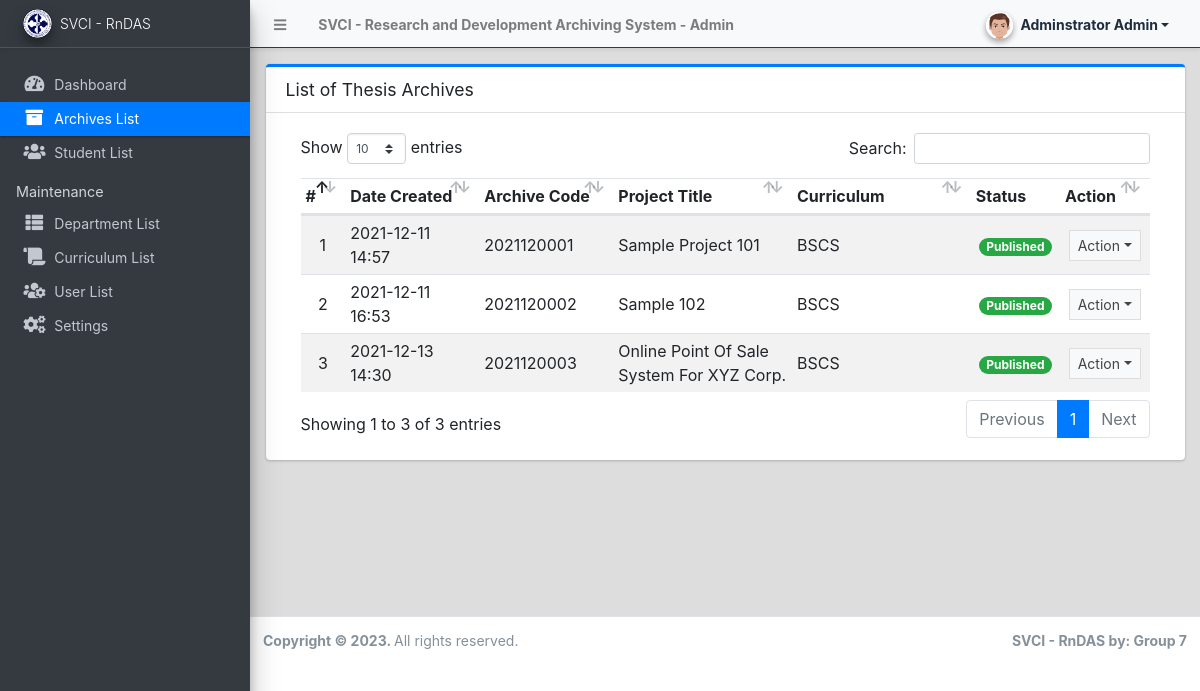
The app's page /admin/?page=archives (signed in) with its own data.
### tables this page shows
CREATE TABLE `archive_list` (
  `id` int(30) NOT NULL,
  `archive_code` varchar(100) NOT NULL,
  `curriculum_id` int(30) NOT NULL,
  `year` year(4) NOT NULL,
  `title` text NOT NULL,
  `abstract` text NOT NULL,
  `members` text NOT NULL,
  `banner_path` text NOT NULL,
  `document_path` text NOT NULL,
  `status` tinyint(1) NOT NULL DEFAULT 0,
  `student_id` int(30) DEFAULT NULL,
  `date_created` datetime NOT NULL DEFAULT current_timestamp(),
  `date_updated` datetime DEFAULT NULL ON UPDATE current_timestamp()
);

### admin/archives/index.php (the view, shortened to what this page needs)
<div class="card card-outline card-primary">
	<div class="card-header">
		<h3 class="card-title">List of Thesis Archives</h3>
	</div>
	<div class="card-body">
		<div class="container-fluid">
        <div class="container-fluid">
			<table class="table table-hover table-striped">
				<colgroup>
					<col width="5%">
					<col width="15%">
					<col width="15%">
					<col width="20%">
					<col width="20%">
					<col width="10%">
					<col width="10%">
				</colgroup>
				<thead>
					<tr>
						<th>#</th>
						<th>Date Created</th>
						<th>Archive Code</th>
						<th>Project Title</th>
						<th>Curriculum</th>
						<th>Status</th>
						<th>Action</th>
					</tr>
				</thead>
				<tbody>
					<?php
						$i = 1;
						$curriculum = $conn->query("SELECT * FROM curriculum_list where id in (SELECT curriculum_id from `archive_list`)");
						$cur_arr = array_column($curriculum->fetch_all(MYSQLI_ASSOC),'name','id');
						$qry = $conn->query("SELECT * from `archive_list` order by `year` desc, `title` desc ");
						while($row = $qry->fetch_assoc()):
					?>
						<tr>
							<td class="text-center"><?php echo $i++; ?></td>
							<td class=""><?php echo date("Y-m-d H:i",strtotime($row['date_created'])) ?></td>
							<td><?php echo ($row['archive_code']) ?></td>
							<td><?php echo ucwords($row['title']) ?></td>
							<td><?php echo $cur_arr[$row['curriculum_id']] ?></td>
							<td class="text-center">
								<?php
                                    switch($row['status']){
                                        case '1':
                                            echo "<span class='badge badge-success badge-pill'>Published</span>";
                                            break;
                                    }
                                ?>
							</td>
							<td align="center">
								 <button type="button" class="btn btn-flat btn-default btn-sm dropdown-toggle dropdown-icon" data-toggle="dropdown">
				                  		Action
				                  </button>
							</td>
						</tr>
					<?php endwhile; ?>
				</tbody>
			</table>
		</div>
		</div>
	</div>
</div>

### records on screen
archive_list: date_created "2021-12-11 14:57", archive_code "2021120001", title "Sample Project 101", curriculum "BSCS", status "Published"
archive_list: date_created "2021-12-11 16:53", archive_code "2021120002", title "Sample 102", curriculum "BSCS", status "Published"
archive_list: date_created "2021-12-13 14:30", archive_code "2021120003", title "Online Point Of Sale System For XYZ Corp.", curriculum "BSCS", status "Published"

### other values on screen
$_settings->info('name') "SVCI - Research and Development Archiving System"
$_settings->userdata('firstname').' '.$_settings->userdata('lastname') "Adminstrator Admin"
$_settings->info('short_name') "SVCI - RnDAS"
